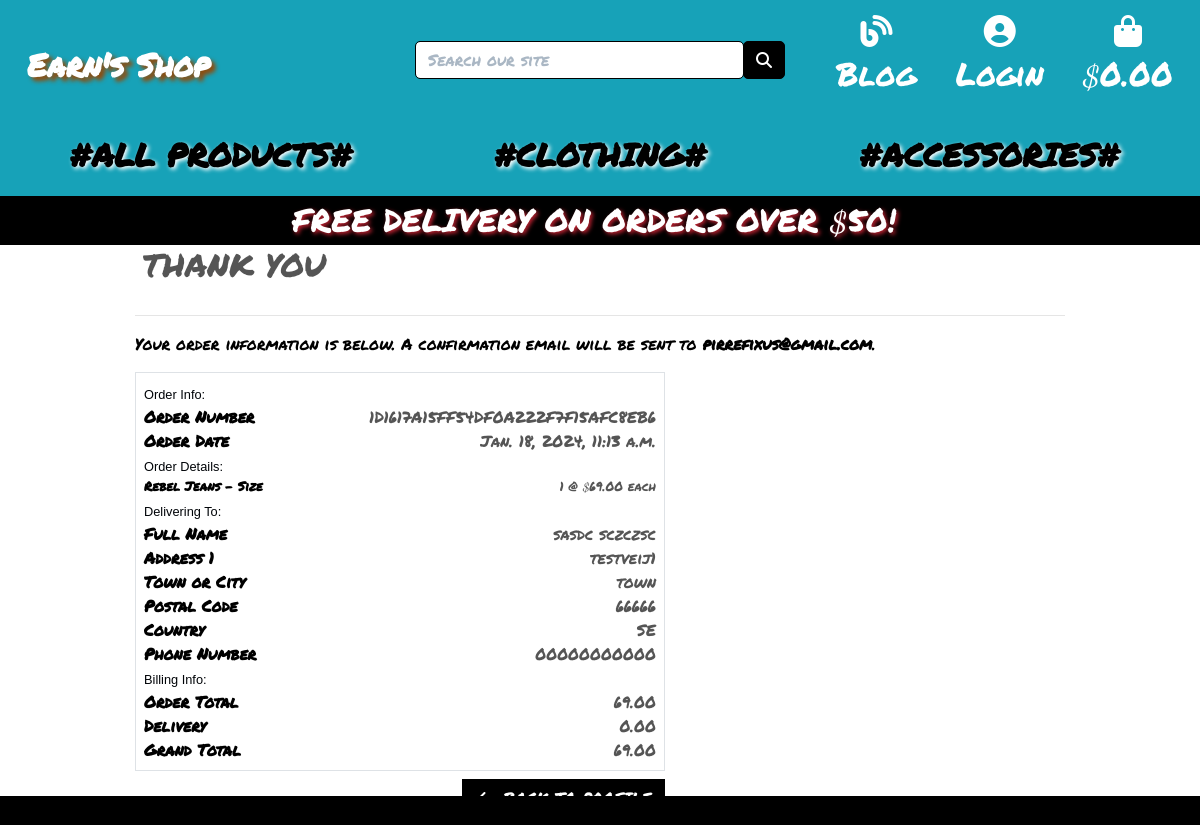
/profile/order_history/1D1617A15FF54DF0A222F7F15AFC8EB6, run on the app's committed database.
### checkout/models.py (models this page shows, shortened)
class Order(models.Model):
    order_number = models.CharField(max_length=32, null=False, editable=False)
    user_profile = models.ForeignKey(UserProfile, on_delete=models.SET_NULL,
                                     null=True, blank=True, related_name='orders')
    full_name = models.CharField(max_length=50, null=False, blank=False)
    email = models.EmailField(max_length=254, null=False, blank=False)
    phone_number = models.CharField(max_length=20, null=False, blank=False)
    country = CountryField(blank_label='Country *', null=False, blank=False)
    postcode = models.CharField(max_length=20, null=True, blank=True)
    town_or_city = models.CharField(max_length=40, null=False, blank=False)
    street_address1 = models.CharField(max_length=80, null=False, blank=False)
    street_address2 = models.CharField(max_length=80, null=True, blank=True)
    county = models.CharField(max_length=80, null=True, blank=True)
    date = models.DateTimeField(auto_now_add=True)
    delivery_cost = models.DecimalField(max_digits=6, decimal_places=2, null=False, default=0)
    order_total = models.DecimalField(max_digits=10, decimal_places=2, null=False, default=0)
    grand_total = models.DecimalField(max_digits=10, decimal_places=2, null=False, default=0)
    original_bag = models.TextField(null=False, blank=False, default='')
    stripe_pid = models.CharField(max_length=254, null=False, blank=False, default='')

class OrderLineItem(models.Model):
    order = models.ForeignKey(Order, null=False, blank=False, on_delete=models.CASCADE, related_name='lineitems')
    product = models.ForeignKey(Product, null=False, blank=False, on_delete=models.CASCADE)
    product_size = models.CharField(max_length=50, null=True, blank=True)
    quantity = models.IntegerField(null=False, blank=False, default=0)
    lineitem_total = models.DecimalField(max_digits=6, decimal_places=2, null=False, blank=False, editable=False)

### products/models.py (models this page shows, shortened)
class Product(models.Model):
    category = models.ForeignKey('Category', null=True, blank=True, on_delete=models.SET_NULL)
    sku = models.CharField(max_length=254, null=True, blank=True)
    name = models.CharField(max_length=254)
    description = models.TextField()
    has_sizes = models.BooleanField(default=True, null=True, blank=True)
    price = models.DecimalField(max_digits=6, decimal_places=2)
    rating = models.DecimalField(max_digits=6, decimal_places=2, null=True, blank=True)
    image_url = models.URLField(max_length=1024, null=True, blank=True)
    image = models.ImageField(null=True, blank=True)

### profiles/views.py (the view)
# urls.py: path('order_history/<order_number>', views.order_history, name='order_history')
def order_history(request, order_number):
    order = get_object_or_404(Order, order_number=order_number)
    messages.info(request, (
        f'This is a past confirmation for order number {order_number}. '
        'A confirmation email was sent on the order date.'
    ))
    template = 'checkout/checkout_success.html'
    context = {
        'order': order,
        'from_profile': True,
    }
    return render(request, template, context)

### blog/context_processors.py (called while the page is built)
def latest_posts(request):
    latest_posts = BlogPost.objects.order_by('-published_date')[:5]  # Adjust the number as needed
    return {'latest_posts': latest_posts}

### profiles/context_processors.py (called while the page is built)
def loyalty_program_status(request):
    if request.user.is_authenticated:
        profile = request.user.userprofile
        return {
            'is_eligible_for_discount': profile.is_eligible_for_discount,
            'purchases_left_for_discount': 5 - profile.loyalty_purchase_count
        }
    return {}

### checkout/templates/checkout/checkout_success.html (shortened to what this page needs)
{% extends "base.html" %}
{% load static %}
{% block extra_css %}
    <link rel="stylesheet" href="{% static 'checkout/css/checkout.css' %}">
{% endblock %}
{% block page_header %}
    <div class="container header-container">
    </div>
{% endblock %}
{% block content %}
    <div class="overlay"></div>
    <div class="container">
        <div class="row">
            <div class="col">
                <h2 class="logo-font mb-4">Thank You</h2>
                <hr>
                <p class="text-black">Your order information is below. A confirmation email will be sent to <strong>{{ order.email }}</strong>.</p>
            </div>
        </div>
        <div class="row">
            <div class="col-12 col-lg-7">
                <div class="order-confirmation-wrapper p-2 border">
                    <div class="row">
                        <div class="col">
                            <small class="text-muted">Order Info:</small>
                        </div>
                    </div>
                    <div class="row">
                        <div class="col-12 col-md-4">
                            <p class="mb-0 text-black font-weight-bold">Order Number</p>
                        </div>
                        <div class="col-12 col-md-8 text-md-right">
                            <p class="mb-0">{{ order.order_number }}</p>
                        </div>
                    </div>
                    <div class="row">
                        <div class="col-12 col-md-4">
                            <p class="mb-0 text-black font-weight-bold">Order Date</p>
                        </div>
                        <div class="col-12 col-md-8 text-md-right">
                            <p class="mb-0">{{ order.date }}</p>
                        </div>
                    </div>
                    <div class="row">
                        <div class="col">
                            <small class="text-muted">Order Details:</small>
                        </div>
                    </div>
                    {% for item in order.lineitems.all %}
                    <div class="row">
                        <div class="col-12 col-md-4">
                            <p class="small mb-0 text-black font-weight-bold">
                                {{ item.product.name }}{% if item.product_size %} - Size {{ item.product.size|upper }}{% endif %}
                            </p>
                        </div>
                        <div class="col-12 col-md-8 text-md-right">
                            <p class="small mb-0">{{ item.quantity }} @ ${{ item.product.price }} each</p>
                        </div>
                    </div>
                    {% endfor %}
                    <div class="row">
                        <div class="col">
                            <small class="text-muted">Delivering To:</small>
                        </div>
                    </div>
                    <div class="row">
                        <div class="col-12 col-md-4">
                            <p class="mb-0 text-black font-weight-bold">Full Name</p>
                        </div>
                        <div class="col-12 col-md-8 text-md-right">
                            <p class="mb-0">{{ order.full_name }}</p>
                        </div>
                    </div>
                    <div class="row">
                        <div class="col-12 col-md-4">
                            <p class="mb-0 text-black font-weight-bold">Address 1</p>
                        </div>
                        <div class="col-12 col-md-8 text-md-right">
                            <p class="mb-0">{{ order.street_address1 }}</p>
                        </div>
                    </div>
                    <div class="row">
                        <div class="col-12 col-md-4">
                            <p class="mb-0 text-black font-weight-bold">Town or City</p>
                        </div>
                        <div class="col-12 col-md-8 text-md-right">
                            <p class="mb-0">{{ order.town_or_city }}</p>
                        </div>
                    </div>
                    {% if order.postcode %}
                    <div class="row">
                        <div class="col-12 col-md-4">
                            <p class="mb-0 text-black font-weight-bold">Postal Code</p>
                        </div>
                        <div class="col-12 col-md-8 text-md-right">
                            <p class="mb-0">{{ order.postcode }}</p>
                        </div>
                    </div>
                    {% endif %}
                    <div class="row">
                        <div class="col-12 col-md-4">
                            <p class="mb-0 text-black font-weight-bold">Country</p>
                        </div>
                        <div class="col-12 col-md-8 text-md-right">
                            <p class="mb-0">{{ order.country }}</p>
                        </div>
                    </div>
                    <div class="row">
                        <div class="col-12 col-md-4">
                            <p class="mb-0 text-black font-weight-bold">Phone Number</p>
                        </div>
                        <div class="col-12 col-md-8 text-md-right">
                            <p class="mb-0">{{ order.phone_number }}</p>
                        </div>
                    </div>
                    <div class="row">
                        <div class="col">
                            <small class="text-muted">Billing Info:</small>
                        </div>
                    </div>
                    <div class="row">
                        <div class="col-12 col-md-4">
                            <p class="mb-0 text-black font-weight-bold">Order Total</p>
                        </div>
                        <div class="col-12 col-md-8 text-md-right">
                            <p class="mb-0">{{ order.order_total }}</p>
                        </div>
                    </div>
                    <div class="row">
                        <div class="col-12 col-md-4">
                            <p class="mb-0 text-black font-weight-bold">Delivery</p>
                        </div>
                        <div class="col-12 col-md-8 text-md-right">
                            <p class="mb-0">{{ order.delivery_cost }}</p>
                        </div>
                    </div>
                    <div class="row">
                        <div class="col-12 col-md-4">
                            <p class="mb-0 text-black font-weight-bold">Grand Total</p>
                        </div>
                        <div class="col-12 col-md-8 text-md-right">
                            <p class="mb-0">{{ order.grand_total }}</p>
                        </div>
                    </div>
                </div>
            </div>
        </div>
        <div class="row">
			<div class="col-12 col-lg-7 text-right">
                {% if from_profile %}
                    <a href="{% url 'profile' %}" class="btn btn-black rounded-0 my-2">
                        <span class="icon mr-2">
                        </span>
                        <span class="text-uppercase">Back to Profile</span>
                    </a>
                {% endif %}
			</div>
		</div>
    </div>
{% endblock %}

### static/css/base.css (style rules this page uses)
html { height: 100%; }
body { background: url('/media/dancerbackground.jpg') no-repeat center center fixed; background-size: cover; color: #555; font-family: 'Lato', sans-serif; }
.icon { height: 0.4rem; width: 0.4rem; align-items: center; display: inline-flex; justify-content: center; }
.logo-font { font-family: 'Permanent Marker'; font-size: 1.5rem; text-transform: uppercase; white-space: nowrap; overflow: hidden; text-overflow: ellipsis; text-shadow: 2px 2px 4px #fff; padding: 0.5rem; }
.shop-now-button, .btn-black, .btn-outline-black { padding: .375rem .75rem; font-size: 1rem; line-height: 1.5; border-radius: 0; }
.btn-black { background: black; color: white; }
.text-black { color: #000 !important; }
.text-muted { color: #000408!important; font-family: Impact, Haettenschweiler, 'Arial Narrow Bold', sans-serif!important; }
.overlay { height: 100%; width: 100%; top: 0; left: 0; position: fixed; background: white; z-index: -1; }
@media (min-width: 576px) { .icon { height: 1rem; width: 1rem; } }
@media (min-width: 576px) { .header-container { padding-top: 250px; } }
@media (min-width: 768px) { .logo-font { font-size: 2rem; } }
@media (min-width: 768px) { .header-container { padding-top: 30%; } }
@media (min-width: 992px) { .header-container { padding-top: 17%; } }
@media (min-width: 992px) { body { height: calc(100vh - 116px); } }
@media (min-width: 1200px) { .container { max-width: 80%; } }

### data on the page
Order: email "pirrefixus@gmail.com", order_number "1D1617A15FF54DF0A222F7F15AFC8EB6", date "Jan. 18, 2024, 11:13 a.m.", full_name "sasdc sczczsc", street_address1 "testveij1", town_or_city "town", postcode "66666", country "SE", phone_number "00000000000", order_total "69.00", delivery_cost "0.00", grand_total "69.00"
OrderLineItem: product.name "Rebel Jeans", quantity "1", product.price "69.00"

### other printed values
{{ free_delivery_threshold }} "50"
